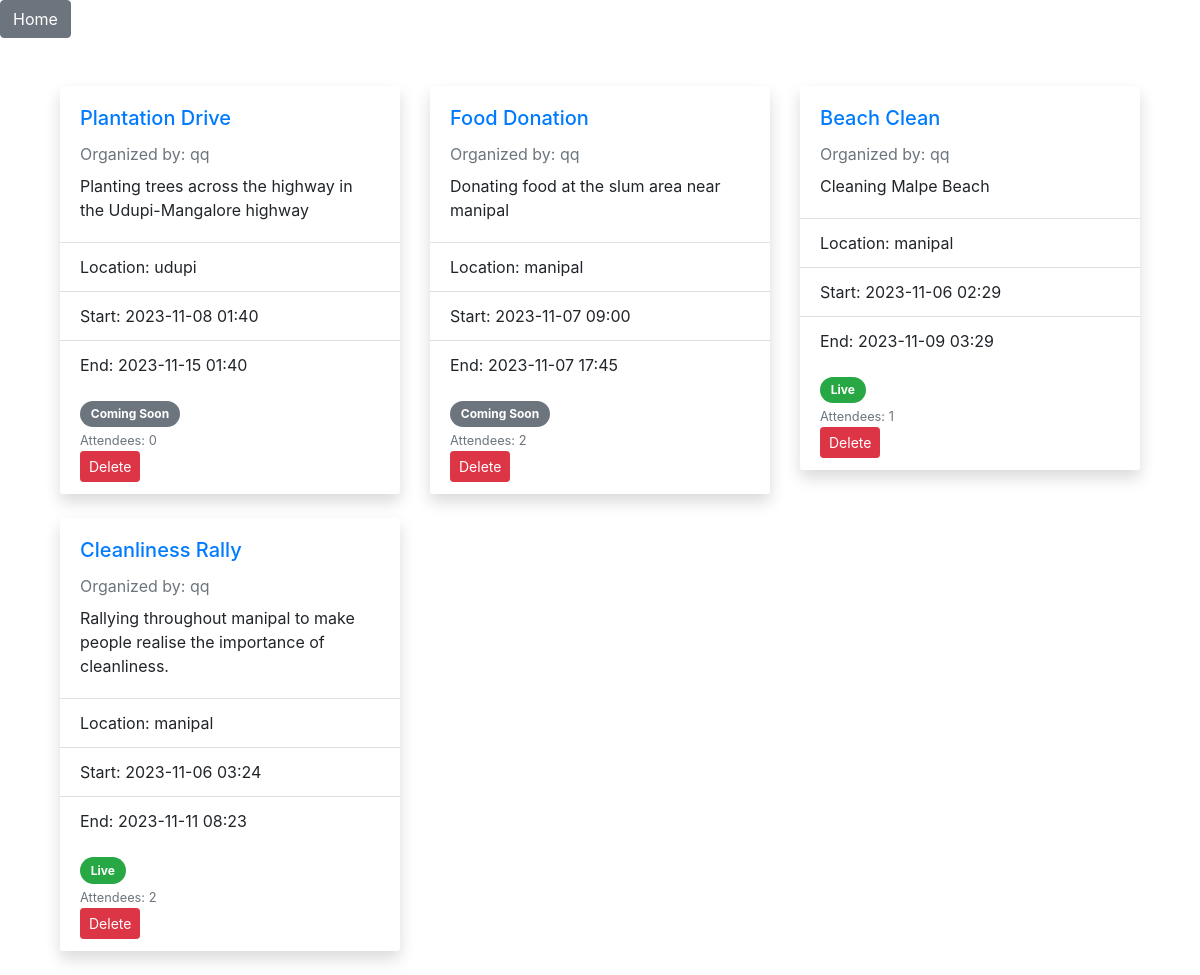
/events (signed in), run on an earlier commit of the app's database.
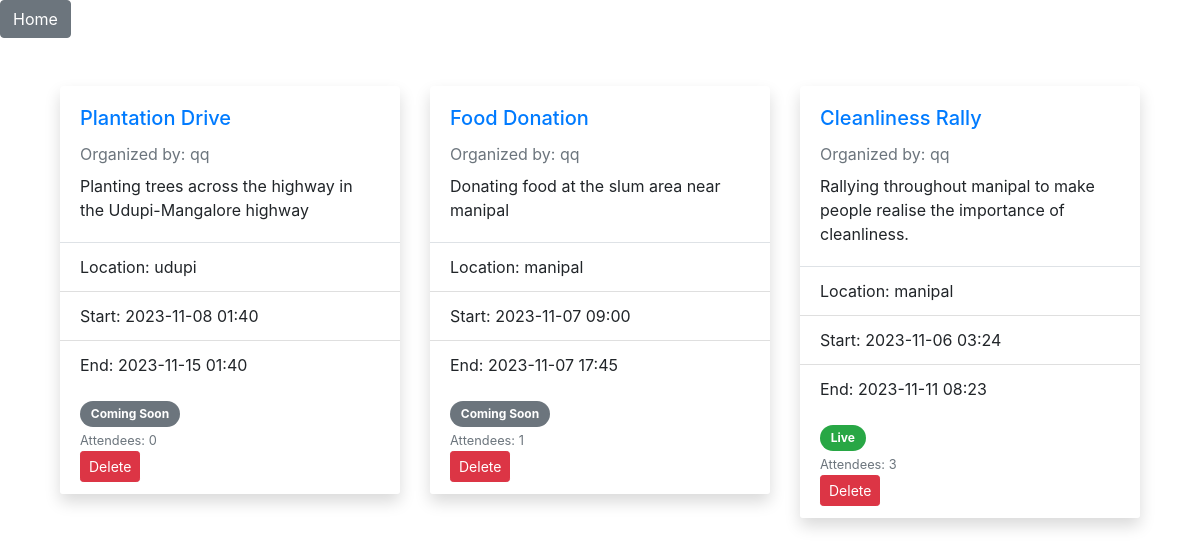
And on a later commit of the database.
### app/models/events.py (models this page shows, shortened)
class Event(db.Model):
    __tablename__ = 'event'
    id = db.Column(db.Integer, primary_key=True)
    organizer_id = db.Column(db.Integer, db.ForeignKey('user.id'))
    organizer = db.relationship('User', backref='organized_events')
    title = db.Column(db.String(140), nullable=False)
    description = db.Column(db.Text, nullable=False)
    location = db.Column(db.String(140), nullable=False)
    start_time = db.Column(db.DateTime, default=datetime.utcnow)
    end_time = db.Column(db.DateTime)
    is_fundraiser = db.Column(db.Boolean, default=False, nullable=False)
    funds_raised = db.Column(db.Float, default=0.0, nullable=False)
    funds_goal = db.Column(db.Float, default=0.0, nullable=False)
    attendees = db.relationship('User', secondary=attendees, backref=db.backref('events_attending', lazy='dynamic'))

### app/models/users.py (models this page shows, shortened)
class User(UserMixin, db.Model):
    __tablename__ = 'user'  # Make sure this matches the FK reference
    id = db.Column(db.Integer, primary_key=True)
    username = db.Column(db.String(64), index=True, unique=True, nullable=False)
    email = db.Column(db.String(120), index=True, unique=True, nullable=False)
    password_hash = db.Column(db.String(128))
    is_admin = db.Column(db.Boolean, default=False)
    role = db.Column(db.String(120), nullable=False)
    def __repr__(self):
        return '<User {}>'.format(self.username)

### app/main/routes.py (the view)
@main.route('/events')
@login_required
def events():
    user_ip = request.headers.get('X-Forwarded-For', request.remote_addr)
    user_is_attendee = is_attendee(current_user)
    user_is_organization = is_organization(current_user)
    print(current_user, user_is_attendee, user_is_organization)
    default_city = 'manipal'
    if not user_is_organization and user_ip != "127.0.0.1":
        geo_data = get_geolocation_for_ip(user_ip)
        if geo_data and 'city' in geo_data:
            user_city = geo_data['city']
        else:
            flash('Could not determine your location. Defaulting to Manipal.', 'warning')
            user_city = default_city
    else:
        user_city = default_city
    if user_is_organization:
        events = Event.query.filter_by(organizer_id=current_user.id).all()
    else:
        events = Event.query.filter_by(location=user_city).all()
    for event in events:
        if event.start_time <= datetime.utcnow() <= event.end_time:
            event.status = 'Live'
        elif datetime.utcnow() < event.start_time:
            event.status = 'Coming Soon'
        else:
            event.status = 'Expired'
    csrf_token = generate_csrf()
    form = EventForm()
    return render_template('events_by_city.html', events=events, form=form, city=user_city, csrf_token=csrf_token, user_is_attendee=user_is_attendee)

### app/__init__.py (called while the page is built)
def create_app(config_class=Config):
    app = Flask(__name__)
    app.config.from_object(config_class)
    app.config['SECRET_KEY'] = '12345'
    csrf = CSRFProtect(app)
    db.init_app(app)
    login_manager.init_app(app)
    migrate.init_app(app, db)  # Now pass in the app object to migrate
    login_manager.login_view = 'auth.login'
    app.jinja_env.filters['dateformat'] = dateformat
    from .models.users import User  # Ensure this import is correct for your package structure
    @login_manager.user_loader
    def user_loader(user_id):
        return User.query.get(int(user_id))
    from app.main.routes import main as main_blueprint
    app.register_blueprint(main_blueprint)
    from app.auth.routes import auth as auth_blueprint
    app.register_blueprint(auth_blueprint, url_prefix='/auth')
    return app

### app/main/routes.py (called while the page is built)
def is_organization(user):
    return user.role == 'organization'

def is_attendee(user):
    return user.role == 'attendee'

### app/templates/events_by_city.html (shortened to what this page needs)
{% extends "layout.html" %}
{% block content %}
<div class="container mt-5">
    <div class="row">
        {% for event in events %}
            <div class="col-md-6 col-lg-4 mb-4">
                <div class="card events-card border-0 shadow">
                    <div class="card-body">
                        <h5 class="card-title text-primary">{{ event.title }}</h5>
                        <p class="text-muted mb-2">Organized by: {{ event.organizer.username }}</p>
                        <p class="card-text">{{ event.description }}</p>
                    </div>
                    <ul class="list-group list-group-flush border-top">
                        <li class="list-group-item">Location: {{ event.location }}</li>
                        <li class="list-group-item">Start: {{ event.start_time.strftime('%Y-%m-%d %H:%M') }}</li>
                        <li class="list-group-item">End: {{ event.end_time.strftime('%Y-%m-%d %H:%M') }}</li>
                    </ul>
                    <div class="card-footer bg-white">
                        <div class="d-flex justify-content-between align-items-center">
                            <span class="badge badge-pill {{ 'badge-success' if event.status == 'Live' else 'badge-secondary' if event.status == 'Coming Soon' else 'badge-danger' }}">{{ event.status }}</span>
                        </div>
                        <small class="text-muted">Attendees: {{ event.attendees|length }}</small>
                        {% if current_user.is_authenticated and not user_is_attendee %}
                            <form action="{{ url_for('main.delete_event', event_id=event.id) }}" method="post">
                                <button type="submit" class="btn btn-danger btn-sm">Delete</button>
                            </form>
                        {% endif %}
                    </div>
                </div>
            </div>
        {% else %}
            <div class="col-12">
                <p class="text-center mt-5">No events available in {{ city }}</p>
            </div>
        {% endfor %}
    </div>
</div>
{% endblock %}

What changed in the data, as far as the page shows it:
removed Event: title "Beach Clean", organizer.username "qq", description "Cleaning Malpe Beach", location "manipal", start_time "2023-11-06 02:29", end_time "2023-11-09 03:29", status "Live", attendees|length "1"
computed for Event "Food Donation": attendees|length "2" → "1"
computed for Event "Cleanliness Rally": attendees|length "2" → "3"
